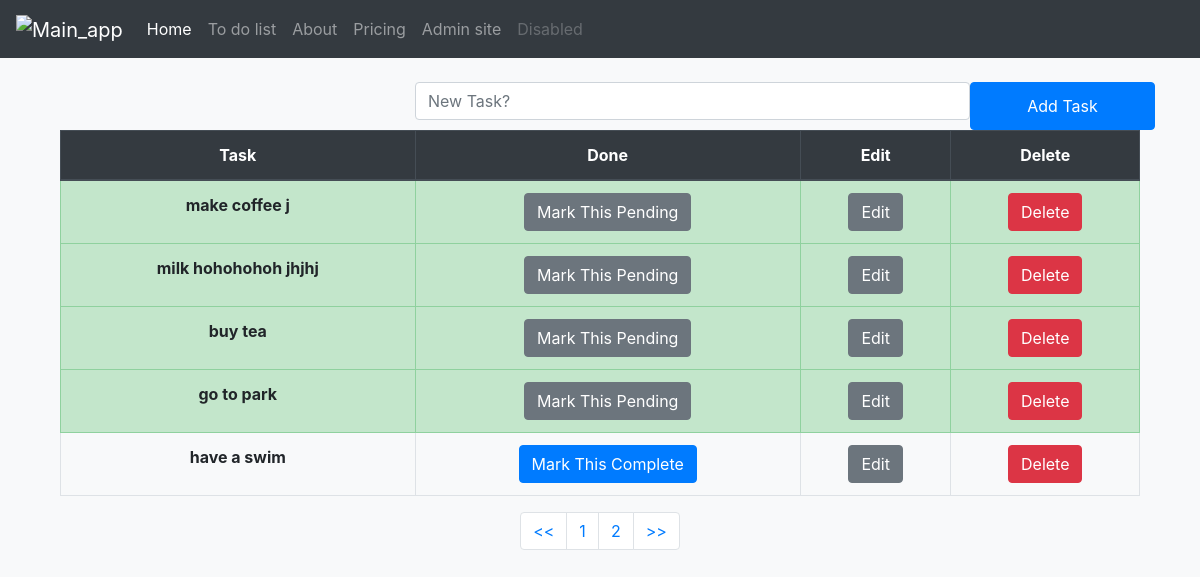
The page /Todolist/ on the database as committed earlier.
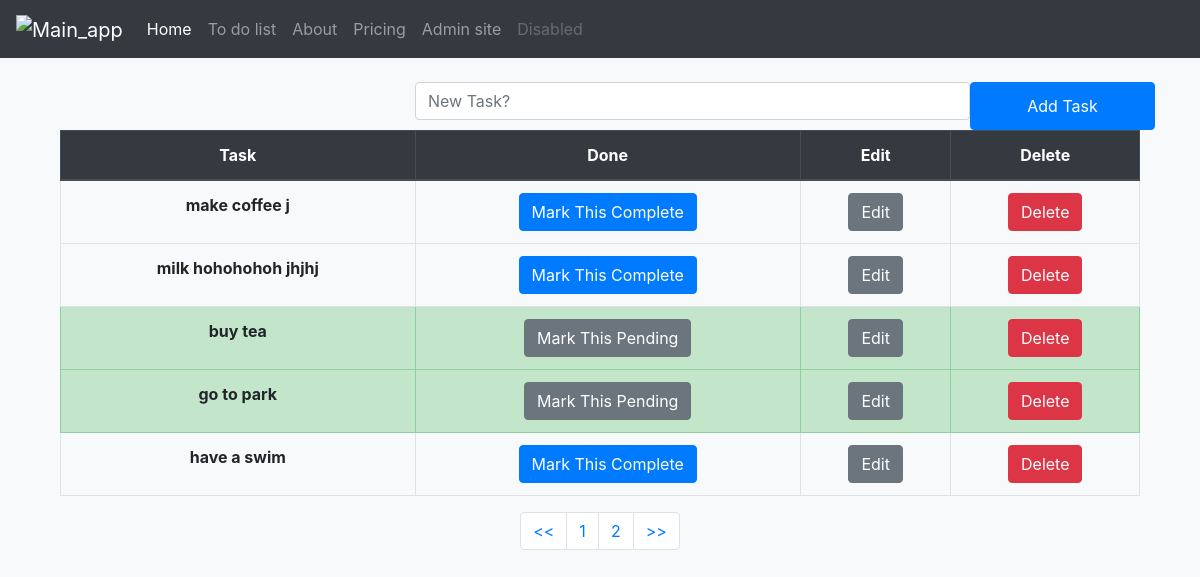
The same page on the database as committed later.
### first_app/models.py (models this page shows, shortened)
class TaskList(models.Model):
    task = models.CharField(max_length=300)
    done = models.BooleanField(default=False)

### first_app/views.py (the view)
# urls.py: path('', views.todolist, name='todolist'),
def todolist(request):
    if request.method == "POST":
        form = TaskForm(request.POST or None)
        if form.is_valid():
            form.save()
        messages.success(request,("New Task Added"))
        return redirect('todolist')
    else:
        all_tasks = TaskList.objects.all()
        paginator = Paginator(all_tasks, 5)
        page = request.GET.get('pg')
        all_tasks = paginator.get_page(page)
    return render(request, 'todolist.html', {'all_tasks':all_tasks})

### first_app/templates/todolist.html (shortened to what this page needs)
{% extends 'base.html' %}
{% block content %}
 <div class = "container">
 <form method="POST" class="row">
  <label class="col-lg-4"></label>
  <input type="text" class="form-control col-lg-6" name="task" placeholder="New Task?">
  <button type="submit" class="btn btn-primary col-lg-2">Add Task</button>
 </form>
    <table class="table table-hover table-bordered text-center">
  <thead class="thead-dark">
    <tr>
      <th scope="col">Task</th>
      <th scope="col">Done</th>
      <th scope="col">Edit</th>
      <th scope="col">Delete</th>
    </tr>
  </thead>
  <tbody>
  {% if all_tasks %}
   {% for obj in all_tasks %}
    {% if obj.done %}
        <tr class="table-success">
          <th>{{ obj.task}}</th>
          <td><a href="{% url 'pending_task' obj.id %}"><button type="button" class="btn btn-secondary">Mark This Pending</button></a></td>
          <td><a href="{% url 'edit_task' obj.id %}"><button type="button" class="btn btn-secondary">Edit</button></a></td>
          <td><a href="{% url 'delete_task' obj.id %}"><button type="button" class="btn btn-danger">Delete</button></a></td>
        </tr>
    {% else %}
        <tr>
          <th>{{ obj.task}}</th>
          <td><a href="{% url 'complete_task' obj.id %}"><button type="button" class="btn btn-primary">Mark This Complete</button></a></td>
          <td><a href="{% url 'edit_task' obj.id %}"><button type="button" class="btn btn-secondary">Edit</button></a></td>
          <td><a href="{% url 'delete_task' obj.id %}"><button type="button" class="btn btn-danger">Delete</button></a></td>
        </tr>
    {% endif %}
   {% endfor %}
  {% endif %}
   </tbody>
  </table>
  <nav aria-label="Page navigation example">
  <ul class="pagination justify-content-center">
    <li class="page-item"><a class="page-link" href="?pg=1"><<</a></li>
    <li class="page-item"><a class="page-link" href="?pg={{ all_tasks.number }}">{{ all_tasks.number }}</a></li>
    {% if all_tasks.has_next %}
      <li class="page-item"><a class="page-link" href="?pg={{ all_tasks.next_page_number }}">{{ all_tasks.next_page_number }}</a></li>
    {% endif %}
    <li class="page-item"><a class="page-link" href="?pg={{ all_tasks.paginator.num_pages }}">>></a></li>
  </ul>
</nav>
 </div>
{% endblock content %}

Rows that differ between the two databases and show on the page:
changed TaskList "make coffee j": done "Mark This Pending" → "Mark This Complete"
changed TaskList "milk hohohohoh jhjhj": done "Mark This Pending" → "Mark This Complete"
